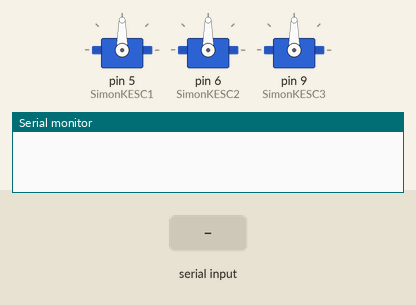
Recording of a sketch running on a simulated Arduino Uno, built with avr-gcc and run on an emulated ATmega328P. Parts: 3 × servo, the last lines printed to the serial monitor. The test bench sets the inputs (shaded band).

Above: at 1.2 s.
1.3 s: "E" received over Serial
At 1.8 s:
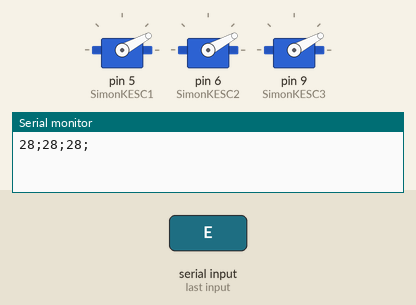
Timing chart, 0 to 4.3 s (numbered marks = the images above; inputs shaded):
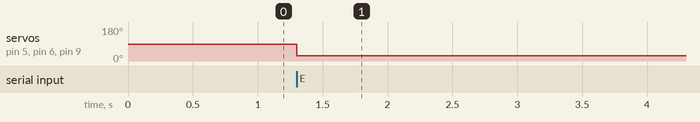

Measured:
- after the input at 1.3 s, servo on pin 5 (SimonKESC1), servo on pin 6 (SimonKESC2), servo on pin 9 (SimonKESC3): 90° → 28° at once

The sketch:

Serial_PWM.ino
```cpp
// Fast Receive Serial Data
// read serial
// debug serial write, servoOut = xx
// output PWM D5 ping

#include <Servo.h>

Servo SimonKESC1;
Servo SimonKESC2;
Servo SimonKESC3;
int servoOut1 = 0;
int servoOut2 = 0;
int servoOut3 = 0;
int boardNumber = 5;

void setup()
{
   SimonKESC1.attach(5);
   SimonKESC2.attach(6);
   SimonKESC3.attach(9);
  Serial.begin(115200);
}

unsigned char buffer[32];
int readIdx = 0;
void loop()
{
  if (!Serial.available())
    return;

  unsigned char data;
  if (Serial.readBytes(&data, 1) > 0)
  {
    if (data == 'S')
    {
      readIdx = 0;
    }
    else if (data == 'E')
    {
      const int index = boardNumber * 3;
      int servo1 = (int)buffer[index];
      int servo2 = (int)buffer[index+1];
      int servo3 = (int)buffer[index+2];
      int CRC = (int)buffer[24];
      int totalNumber = 0;
      for (int i=0; i < 24; ++i)
        {
          totalNumber += buffer[i];
        }

      if (CRC != ((totalNumber) % 255))
      {
         Serial.println( "CRC~");
         return;
      }

      // maximum servo value = 156
      servoOut1 = map(servo1, 0, 255, 28, 156);
      servoOut2 = map(servo2, 0, 255, 28, 156);
      servoOut3 = map(servo3, 0, 255, 28, 156);
      SimonKESC1.write(servoOut1);
      SimonKESC2.write(servoOut2);
      SimonKESC3.write(servoOut3);

      Serial.print(servoOut1);
      Serial.print(";");
      Serial.print(servoOut2);
      Serial.print(";");
      Serial.print(servoOut3);
      Serial.print(";\n");

    }
    else
    {
      if (readIdx < 25)
      {
        buffer[ readIdx++] = (int)data;
      }
    }
   }
}
```
